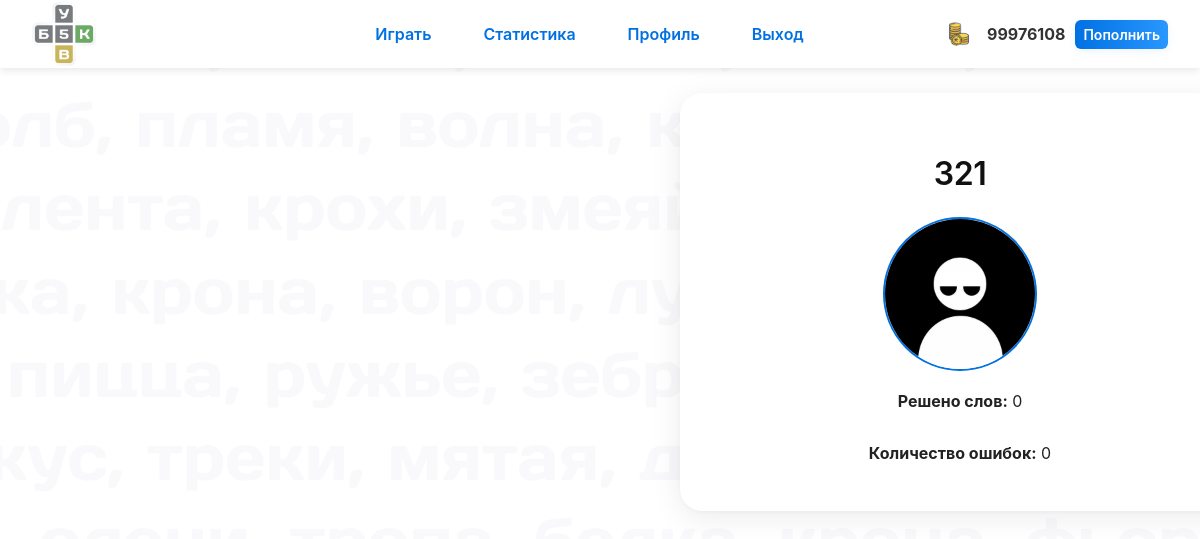
Screenshot of /profile/3 (signed in) with the database file from the repository.
### app.py (models this page shows, shortened)
class User(UserMixin, db.Model):
    id = db.Column(db.Integer, primary_key=True)
    username = db.Column(db.String(50), unique=True, nullable=False)
    password_hash = db.Column(db.String(128), nullable=False)
    solved_count = db.Column(db.Integer, default=0)
    total_errors = db.Column(db.Integer, default=0)  # Общее количество
    solved_day = db.Column(db.Integer, default=0)
    solved_week = db.Column(db.Integer, default=0)
    solved_month = db.Column(db.Integer, default=0)
    stats_updated_at = db.Column(db.DateTime, default=datetime.utcnow)
    avatar_url = db.Column(db.String(255), nullable=True)
    coin_balance = db.Column(db.Integer, default=0)
    win_streak = db.Column(db.Integer, default=0)

### app.py (the view)
@app.route('/profile/<int:user_id>')
@login_required
def profile_view(user_id):
    user = User.query.get_or_404(user_id)
    editable = (user.id == current_user.id)
    all_achievements = Achievement.query.all()
    user_achievements = UserAchievement.query.filter_by(user_id=user.id).all()
    user_achievement_ids = {ua.achievement_id for ua in user_achievements}
    user_achievement_dates = {ua.achievement_id: ua.achieved_at for ua in user_achievements}
    return render_template(
        'profile.html',
        user=user,
        editable=editable,
        all_achievements=all_achievements,
        user_achievement_ids=user_achievement_ids,
        user_achievement_dates=user_achievement_dates
    )

### app.py (called while the page is built)
@login_manager.user_loader
def load_user(user_id):
    return User.query.get(int(user_id))

@app.context_processor
def inject_balance():
    if current_user.is_authenticated:
        return {'coin_balance': current_user.coin_balance}
    return {'coin_balance': None}

### templates/profile.html (shortened to what this page needs)
{% extends "base.html" %}
{% block body %}
<div class="page-container">
<main class="container" role="main" aria-label="Профиль пользователя">
  <h1>{{ user.username }}</h1>
  <div class="profile-photo">
    {% if user.avatar_url %}
      <img src="{{ url_for('static', filename='avatars/' + user.avatar_url) }}" alt="Аватар {{ user.username }}" width="150" height="150" />
    {% else %}
      <img src="{{ url_for('static', filename='default_avatar.png') }}" alt="Аватар по умолчанию" width="150" height="150" />
    {% endif %}
  </div>
<p><strong>Решено слов:</strong> {{ user.solved_count }}</p>
<p><strong>Количество ошибок:</strong> {{ user.total_errors }}</p>
</div>
{% endblock %}

### templates/base.html (shortened to what this page needs)
<!DOCTYPE html>
<html lang="ru">
<head>
  <link rel="stylesheet" href="{{ url_for('static', filename='style.css') }}" />
</head>
<body>
<header class="site-header">
<nav class="nav-container" role="navigation" aria-label="Главное меню">
  <div style="width: 200px;">
    <div class="nav-logo" style="text-decoration: none;">
      <img src="{{ url_for('static', filename='logo.png') }}" alt="Логотип 5 Букв" />
    </div>
  </div>
  <ul id="primary-navigation" class="nav-list">
    <li><a href="{{ url_for('home') }}">Играть</a></li>
    <li><a href="{{ url_for('statistics') }}">Статистика</a></li>
    {% if current_user.is_authenticated %}
      <li><a href="{{ url_for('profile') }}">Профиль</a></li>
      <li><a href="{{ url_for('logout') }}">Выход</a></li>
    {% else %}
      <li><a href="{{ url_for('register') }}">Регистрация</a></li>
      <li><a href="{{ url_for('login') }}">Войти</a></li>
    {% endif %}
  </ul>
  <div class="balance">
    {% if coin_balance is not none %}
      <img src="{{ url_for('static', filename='coin.png') }}" alt="Монетки" />
      <strong>{{ coin_balance }}</strong>
      <a href="{{ url_for('buy_coins') }}" class="btn btn-small">Пополнить</a>
    {% endif %}
  </div>
</nav>
</header>
  {% block body %}{% endblock %}
</body>
</html>

### static/style.css (style rules this page uses)
html, body { height: 100%; overflow-y: auto !important; -webkit-overflow-scrolling: touch; }
body { font-family: -apple-system, BlinkMacSystemFont, "Segoe UI", Roboto, Arial, sans-serif; background-image: url("back.png"); margin: 0; padding: 0; min-height: 100vh; color: #222; overflow: hidden; }
.container { max-width: 560px; width: 95vw; background: #fff; border-radius: 22px; box-shadow: 0 6px 32px rgba(0,0,0,0.08), 0 1.5px 4px rgba(0,0,0,0.03); padding: 40px 24px 32px 24px; display: flex; flex-direction: column; align-items: center; box-sizing: border-box; justify-content: center; }
h1, h2 { font-weight: 600; letter-spacing: -0.5px; margin-bottom: 24px; color: #111; }
.btn { background: linear-gradient(90deg, #0071e3 0%, #2997ff 100%); color: #fff; border: none; padding: 12px 0; border-radius: 12px; font-size: 17px; font-weight: 600; cursor: pointer; box-shadow: 0 2px 8px rgba(0,113,227,0.08); transition: background 0.2s, box-shadow 0.2s; width: 100%; user-select: none; }
.site-header { width: 100%; background-color: #fff; box-shadow: 0 2px 8px rgba(0,0,0,0.1); padding: 0; position: sticky; top: 0; z-index: 1000; }
.nav-container { display: flex; align-items: center; justify-content: space-between; max-width: 100%; margin: 0 auto; padding: 0 32px; min-height: 68px; }
.nav-list { display: flex; align-items: center; gap: 28px; list-style: none; margin: 0; padding: 0; flex: 1; justify-content: center; }
.nav-list li { display: flex; align-items: center; }
.nav-list a { text-decoration: none; color: #0071e3; font-weight: 600; font-size: 16px; padding: 8px 12px; border-radius: 8px; transition: background-color 0.2s ease; }
.nav-logo img { height: 64px; width: auto; display: block; }
.page-container { display: flex; justify-content: center; box-sizing: border-box; width: 1920px; align-items: start; min-height: 100vh; margin: 25px auto 60px auto; gap: 25px; }
.rules-container>h2,p { text-align: center; }
.profile-photo img { border-radius: 50%; border: 2px solid #0071e3; object-fit: cover; }
a { color: #0071e3; text-decoration: none; }
.balance { font-weight: 600; font-size: 16px; color: #333; line-height: 1.5; display: flex; align-items: center; gap: 10px; }
.balance .btn-small { font-size: 14px; padding: 4px 8px; text-decoration: none; background-color: #0071e3; color: white; border-radius: 6px; }
.balance img { vertical-align: middle; width: 24px; height: 24px; margin-right: 6px; }
.btn-small { background-color: #0071e3; color: white; padding: 8px 16px; border-radius: 6px; border: none; cursor: pointer; font-weight: 600; font-size: 14px; transition: background-color 0.2s ease; user-select: none; }

### rows the page displays
User: coin_balance "99976108"
User: username "321", solved_count "0", total_errors "0"
